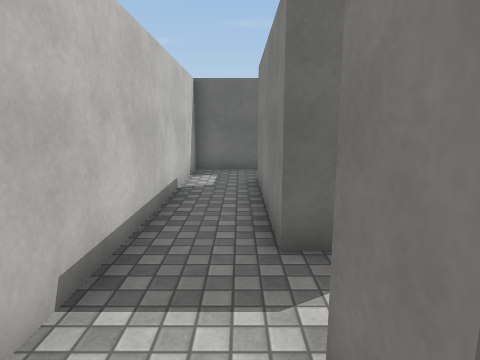
view 1 (above)

23 first-person views from a walk through a scene from a Unity 3-D project. The camera is 1.5 m above the floor, tilts 10° down and sees 75° across. The floor is counted in squares, 1 m on a side. Each view is taken from the middle of a square. On the plan, view 1 faces up. The plan holds only what a view shows up to about 15 squares ahead; the rest is blank. The place goes on beyond the plan. The player character is not drawn. Surface patterns are stand-ins for the level's own textures.

view 2
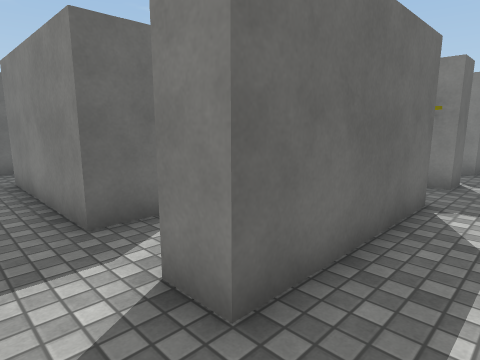

view 3
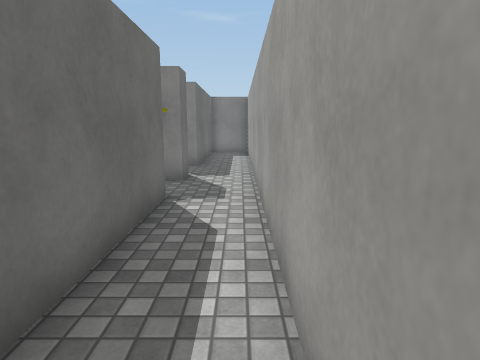

view 4
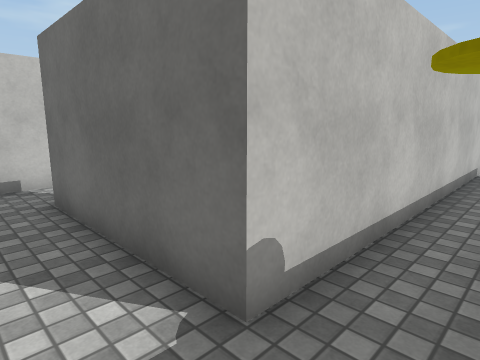

view 5
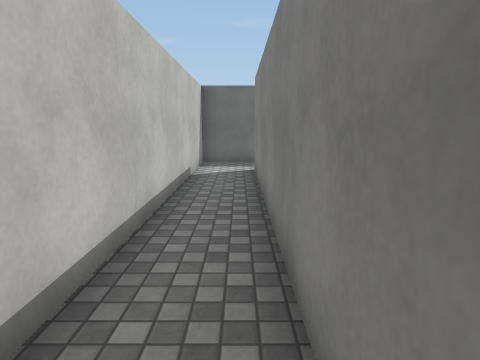

view 6
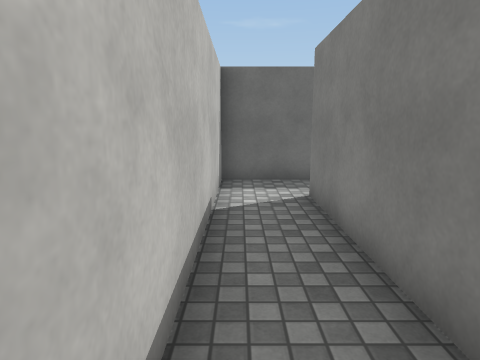

view 7
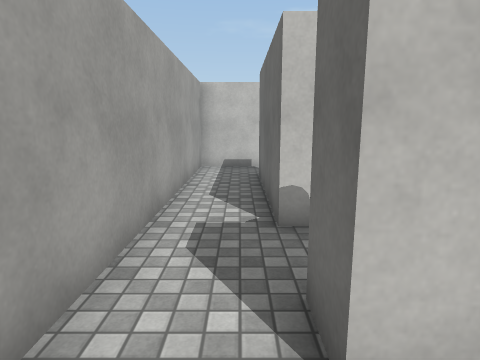

view 8
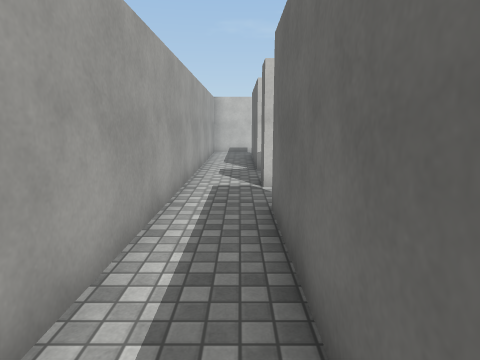

view 9
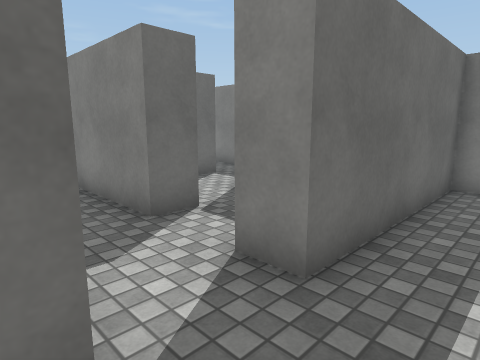

view 10
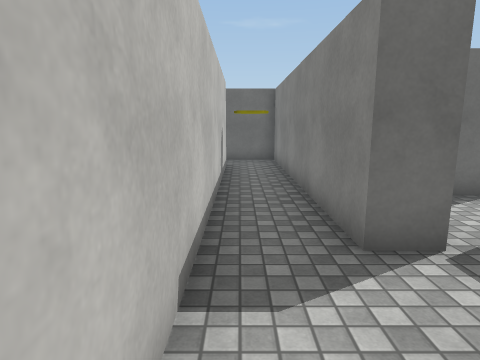

view 11
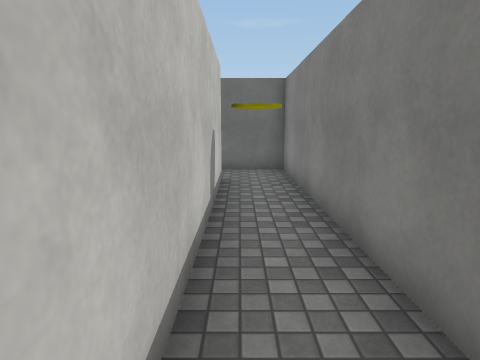

view 12
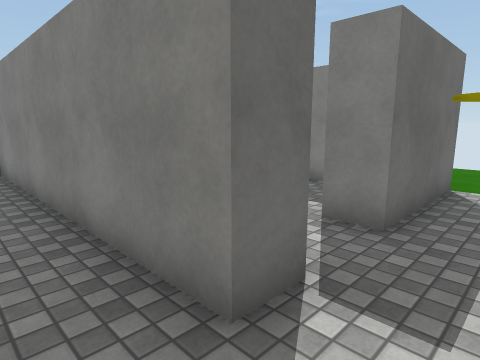

view 13
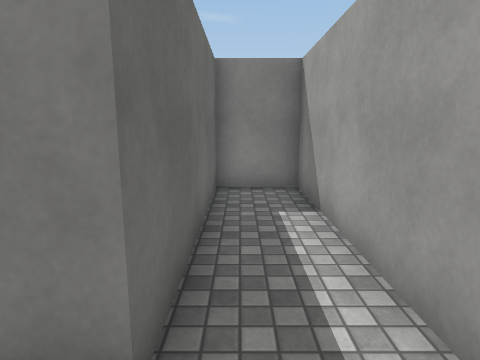

view 14
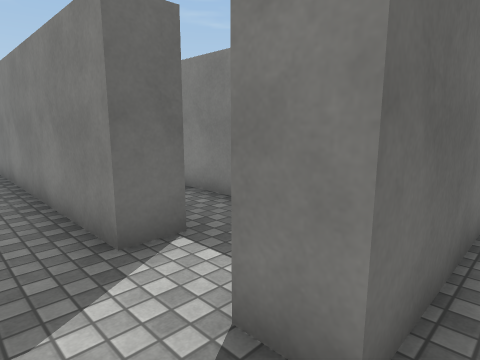

view 15
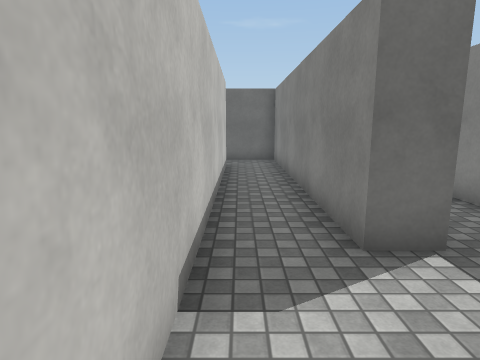

view 16
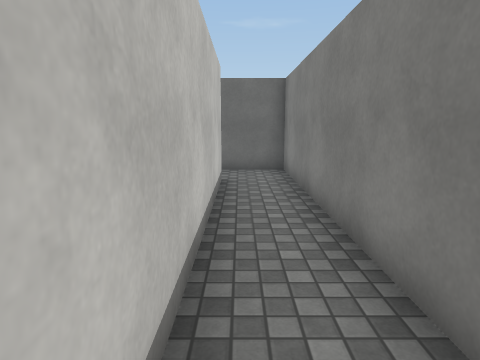

view 17
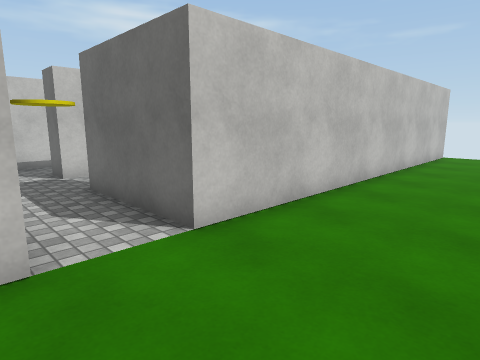

view 18
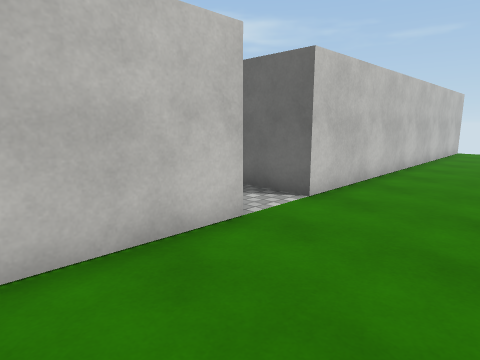

view 19
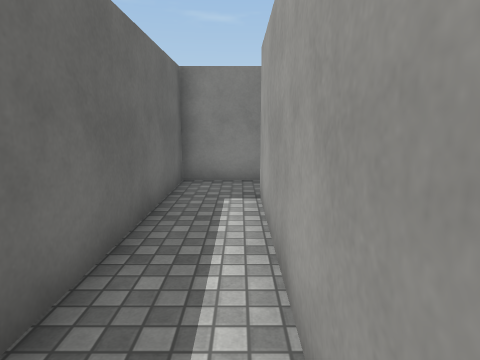

view 20
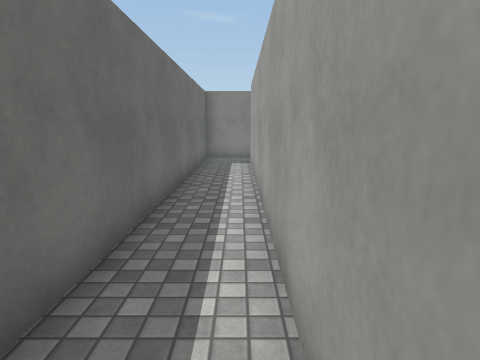

view 21
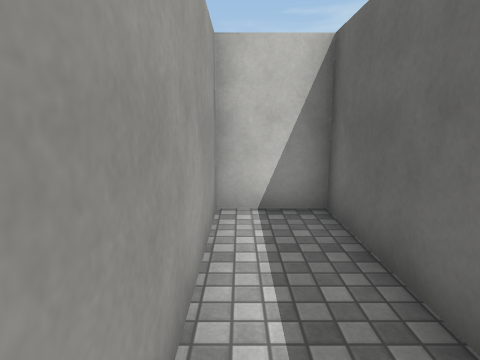

view 22
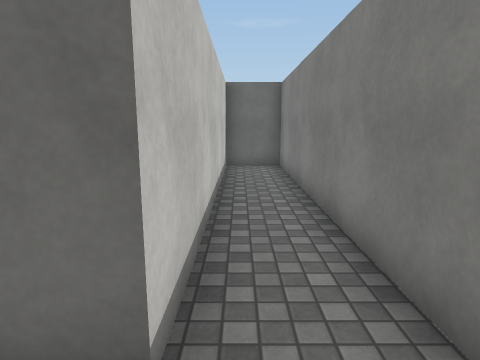

view 23
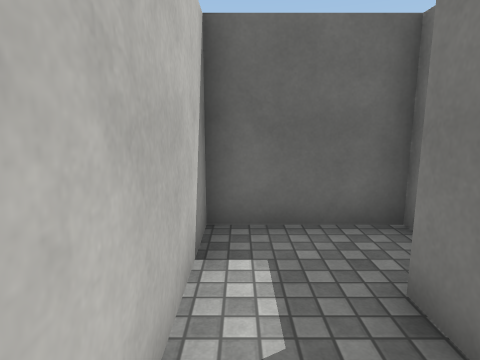

### Floor plan
Points are (right, up) in squares from view 1. A wall is a line through its corners. A room is listed if a view was taken in it or the views show most of it. See-through windows are left out.
Room 1 (views 1, 2, 3, 4, 5, 6, 9)
walls: (8.5, 0.6) (7.5, 0.6) (7.5, 11.6); (-1.5, 0.6) (-1.5, -1.4) (8.5, -1.4); (8.5, 13.6) (5.5, 13.6) (5.5, 0.6) (0.5, 0.6)
ways out: opening at (8, -0.5) to room 2; opening at (8, 12.5) to room 3; opening at (-0.5, 1) to room 7
Room 2 (views 7, 8, 10, 13)
walls: (8.5, -1.4) (16.5, -1.4) (16.5, 0.6) (10.5, 0.6) (10.5, 1.6); (8.5, 1.6) (8.5, 0.6)
ways out: opening at (8, -0.5) to room 1; opening at (9.5, 1) to room 3
Room 3 (views 11, 12)
walls: (11.5, 3.6) (10.5, 3.6) (10.5, 13.6) (8.5, 13.6); (8.5, 11.6) (8.5, 1.6)
ways out: opening at (8, 12.5) to room 1; opening at (9.5, 1) to room 2; opening at (11, 2.5) to room 4
Room 4 (views 14, 15, 17, 18)
walls: (17.5, 1.6) (17.5, -1.8); (17.5, 17.6) (17.5, 3.6) (13.5, 3.6)
ways out: opening at (11, 2.5) to room 3; opening at (12.5, 4) to room 5
Room 5 (views 16, 19, 20, 21)
walls: (14.5, 6.6) (13.5, 6.6) (13.5, 16.6) (-1.5, 16.6) (-1.5, 14.6) (11.5, 14.6) (11.5, 3.6); (13.5, 3.6) (13.5, 4.6)
ways out: opening at (12.5, 4) to room 4; opening at (14, 5.5) to room 6
Room 6 (view 22)
walls: (16.5, 6.2) (16.5, 16.6) (14.5, 16.6) (14.5, 6.6)
ways out: opening at (14, 5.5) to room 5
Room 7 (view 23)
walls: (0.5, 3.6) (0.5, 8.6); (1.5, 10.6) (-1.5, 10.6) (-1.5, 0.6); (0.5, 0.6) (0.5, 1.6)
ways out: opening at (-0.5, 1) to room 1; opening at (1.5, 2.5)

Where each view was taken, in squares from view 1:
view 1: 0 up, 0 right, facing up
view 2: 1 down, 1 left, facing up-right
view 3: 1 down, 1 left, facing right
view 4: 1 down, 7 right, facing up-left
view 5: 1 up, 7 right, facing up
view 6: 5 up, 6 right, facing up
view 7: 0 up, 10 right, facing left
view 8: 0 up, 16 right, facing left
view 9: 1 down, 8 right, facing up-right
view 10: 0 up, 9 right, facing up
view 11: 3 up, 9 right, facing up
view 12: 2 up, 9 right, facing up-right
view 13: 0 up, 9 right, facing right
view 14: 3 up, 12 right, facing up-right
view 15: 3 up, 12 right, facing up
view 16: 6 up, 12 right, facing up
view 17: 1 up, 21 right, facing up-left
view 18: 2 down, 21 right, facing up-left
view 19: 15 up, 5 right, facing right
view 20: 15 up, 1 left, facing right
view 21: 15 up, 4 right, facing left
view 22: 5 up, 15 right, facing up
view 23: 6 up, 1 left, facing up
